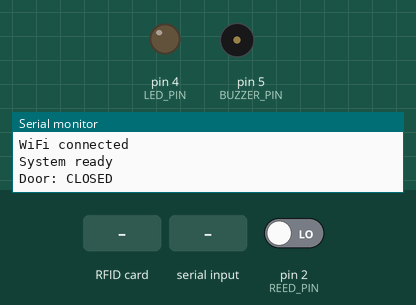
Simulated run of this sketch. Board: Arduino Uno, built with avr-gcc and run on an emulated ATmega328P. Shown: output pins drawn as LEDs (lit = HIGH), buzzer (waves = sounding, pin HIGH), the last lines printed to the serial monitor. The test bench sets the inputs (shaded band); at power-on: pin 2 (REED_PIN) LOW. The modem accepts every AT command (registered, SIM ready, sends succeed) and sends nothing else; pins used as bus, display or sensor lines are not drawn.

Above: at 1.3 s.
1.4 s: pin 2 (REED_PIN) driven HIGH
At 4.2 s:
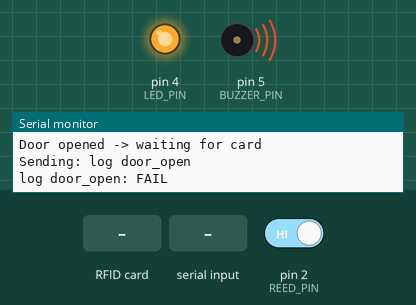
4.4 s: RFID card 02 24 61 70 49 held to the reader
At 5.4 s:
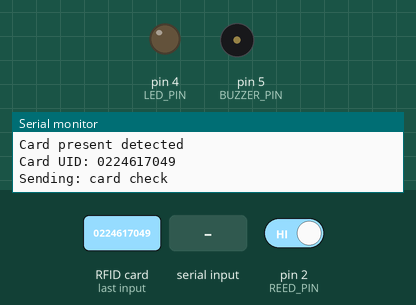
5.9 s: "201 CREATED" received over the second serial link
8.6 s: RFID card 5E 7A 19 C4 held to the reader
Timing chart, 0 to 11.6 s (numbered marks = the images above; inputs shaded):
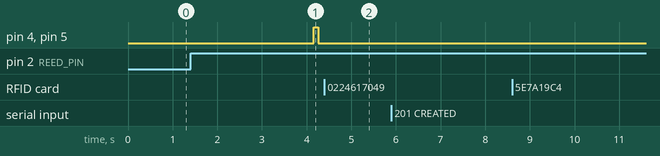

Measured:
- after the input at 1.4 s, pin 4 (LED_PIN), pin 5 (BUZZER_PIN): LOW → HIGH after 2.8 s, → LOW 0.10 s later
- after the input at 4.4 s, pin 4 (LED_PIN), pin 5 (BUZZER_PIN): stops changing and stays LOW

The sketch:

arduino.ino
```cpp
#include <SPI.h>
#include <MFRC522.h>
#include <SoftwareSerial.h>

#define REED_PIN 2
#define LED_PIN 4
#define BUZZER_PIN 5

#define WIFI_RX_PIN 6   // Arduino RX  <- ESP TX
#define WIFI_TX_PIN 7   // Arduino TX  -> ESP RX

#define SS_PIN 10
#define RST_PIN 9

MFRC522 rfid(SS_PIN, RST_PIN);
SoftwareSerial esp(WIFI_RX_PIN, WIFI_TX_PIN);

const long ESP8266_BAUD = 9600;

// При твоя текущ setup:
// магнит = OPEN
// без магнит = CLOSED
const int DOOR_OPEN_STATE = HIGH;

// Wi-Fi + backend
const char* WIFI_SSID = "VIVACOM_FiberNet_0396";
const char* WIFI_PASS = "0224617049";
const char* BACKEND_HOST = "192.168.1.6";
const int BACKEND_PORT = 5000;

static const char* PATH_CHECK = "/api/cards/check";
static const char* PATH_LOG = "/api/logs";

enum SystemState { IDLE, WAITING_FOR_CARD, ALARM };
SystemState state = IDLE;

unsigned long doorOpenTime = 0;
bool prevDoorOpen = false;
bool accessGranted = false;
String lastScannedUid = "";

// ---------- Hardware ----------
void setAlarm(bool on) {
  digitalWrite(LED_PIN, on ? HIGH : LOW);
  digitalWrite(BUZZER_PIN, on ? HIGH : LOW);
}

void blinkAlarm() {
  bool on = (millis() % 500) < 250;
  setAlarm(on);
}

bool readDoorStable() {
  return (digitalRead(REED_PIN) == DOOR_OPEN_STATE);
}

String uidToString() {
  String uid = "";
  for (byte i = 0; i < rfid.uid.size; i++) {
    if (rfid.uid.uidByte[i] < 0x10) uid += "0";
    uid += String(rfid.uid.uidByte[i], HEX);
  }
  uid.toUpperCase();
  return uid;
}

// ---------- ESP ----------
void sendCommand(const String& cmd) {
  esp.println(cmd);
}

bool waitForResponse(const char* target, unsigned long timeoutMs) {
  unsigned long start = millis();
  String response = "";

  while (millis() - start < timeoutMs) {
    while (esp.available()) {
      char c = esp.read();
      response += c;
      if (response.indexOf(target) != -1) return true;
    }
  }

  return false;
}

String readFullResponse(unsigned long timeoutMs) {
  unsigned long start = millis();
  String response = "";

  while (millis() - start < timeoutMs) {
    while (esp.available()) {
      char c = esp.read();
      response += c;
    }
  }

  return response;
}

bool connectWiFi() {
  Serial.println("Connecting WiFi...");

  sendCommand("AT");
  if (!waitForResponse("OK", 3000)) {
    Serial.println("WiFi: ESP not responding");
    return false;
  }

  sendCommand("AT+CWMODE=1");
  if (!waitForResponse("OK", 3000)) {
    Serial.println("WiFi: mode set failed");
    return false;
  }

  String cmd = "AT+CWJAP=\"";
  cmd += WIFI_SSID;
  cmd += "\",\"";
  cmd += WIFI_PASS;
  cmd += "\"";

  sendCommand(cmd);
  if (!waitForResponse("WIFI GOT IP", 20000)) {
    Serial.println("WiFi: connect failed");
    return false;
  }

  Serial.println("WiFi connected");
  return true;
}

bool httpPostJson(const char* path, const String& body, const char* label) {
  Serial.print("Sending: ");
  Serial.println(label);

  String req = String("POST ") + path + " HTTP/1.1\r\n" +
               "Host: " + BACKEND_HOST + ":" + String(BACKEND_PORT) + "\r\n" +
               "Content-Type: application/json\r\n" +
               "Content-Length: " + String(body.length()) + "\r\n" +
               "Connection: close\r\n\r\n" +
               body;

  String startCmd =
      "AT+CIPSTART=\"TCP\",\"" + String(BACKEND_HOST) + "\"," + String(BACKEND_PORT);
  sendCommand(startCmd);

  if (!waitForResponse("CONNECT", 4000) && !waitForResponse("OK", 4000)) {
    Serial.print(label);
    Serial.println(": connect fail");
    return false;
  }

  sendCommand("AT+CIPSEND=" + String(req.length()));
  if (!waitForResponse(">", 3000)) {
    Serial.print(label);
    Serial.println(": send fail");
    return false;
  }

  esp.print(req);
  String resp = readFullResponse(2500);

  sendCommand("AT+CIPCLOSE");

  if (resp.indexOf("201 CREATED") >= 0 || resp.indexOf("200 OK") >= 0) {
    Serial.print(label);
    Serial.println(": OK");
    return true;
  } else {
    Serial.print(label);
    Serial.println(": FAIL");
    return false;
  }
}

// ---------- Setup ----------
void setup() {
  Serial.begin(115200);
  esp.begin(ESP8266_BAUD);

  pinMode(REED_PIN, INPUT);
  pinMode(LED_PIN, OUTPUT);
  pinMode(BUZZER_PIN, OUTPUT);

  SPI.begin();
  rfid.PCD_Init();
  rfid.PCD_AntennaOn();

  setAlarm(false);

  Serial.println("Door monitor - starting");

  if (connectWiFi()) {
    Serial.println("System ready");
  } else {
    Serial.println("WiFi failed");
  }
}

// ---------- Loop ----------
void loop() {
  bool doorOpen = readDoorStable();

  // Print only on state change
  static bool lastPrinted = false;
  static bool firstPrint = true;
  if (firstPrint || doorOpen != lastPrinted) {
    Serial.print("Door: ");
    Serial.println(doorOpen ? "OPEN" : "CLOSED");
    lastPrinted = doorOpen;
    firstPrint = false;
  }

  // Door opened
  if (doorOpen && !prevDoorOpen) {
    Serial.println("Door opened -> waiting for card");
    state = WAITING_FOR_CARD;
    accessGranted = false;
    doorOpenTime = millis();
    httpPostJson(PATH_LOG, "{\"event\":\"door_open\"}", "log door_open");
  }

  // Door closed
  if (!doorOpen && prevDoorOpen) {
    Serial.println("Door closed");
    httpPostJson(PATH_LOG, "{\"event\":\"door_closed\"}", "log door_closed");
  }

  prevDoorOpen = doorOpen;

  // RFID
  if (rfid.PICC_IsNewCardPresent()) {
    Serial.println("Card present detected");

    if (rfid.PICC_ReadCardSerial()) {
      String uid = uidToString();
      lastScannedUid = uid;

      Serial.print("Card UID: ");
      Serial.println(uid);

      String body = "{\"uid\":\"" + uid + "\"}";
      httpPostJson(PATH_CHECK, body, "card check");

      // Временно за тест: приемаме винаги позволено
      accessGranted = true;

      if (accessGranted) {
        Serial.println("ACCESS GRANTED");
        state = IDLE;
        setAlarm(false);

        httpPostJson(
          PATH_LOG,
          "{\"event\":\"access_granted\",\"uid\":\"" + uid + "\"}",
          "log access_granted"
        );
      }

      rfid.PICC_HaltA();
      rfid.PCD_StopCrypto1();
    } else {
      Serial.println("Card present but read failed");
    }
  }

  // Waiting state
  if (state == WAITING_FOR_CARD) {
    if (!accessGranted) {
      if (millis() - doorOpenTime < 10000) {
        blinkAlarm();
      } else {
        Serial.println("Timeout -> ALARM");
        state = ALARM;
        setAlarm(true);
        httpPostJson(PATH_LOG, "{\"event\":\"alarm\"}", "log alarm");
      }
    }
  }

  // Alarm state
  if (state == ALARM) {
    setAlarm(true);
  }

  // Idle state
  if (state == IDLE) {
    setAlarm(false);
  }
}
```
